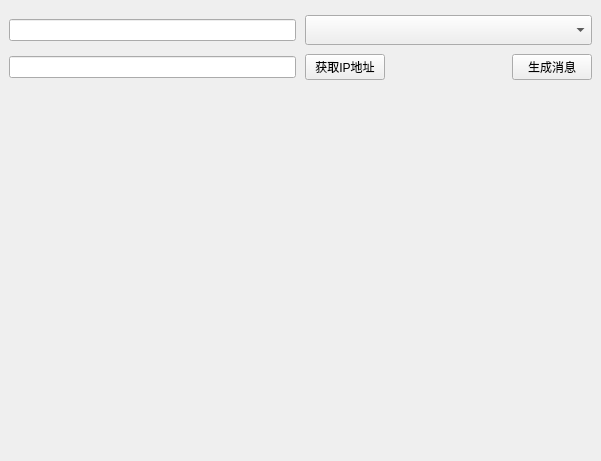
<?xml version="1.0" encoding="UTF-8"?>
<ui version="4.0">
 <class>Components</class>
 <widget class="QWidget" name="Components">
  <property name="geometry">
   <rect>
    <x>0</x>
    <y>0</y>
    <width>601</width>
    <height>461</height>
   </rect>
  </property>
  <property name="windowTitle">
   <string>Form</string>
  </property>
  <layout class="QVBoxLayout" name="verticalLayout">
   <property name="leftMargin">
    <number>0</number>
   </property>
   <property name="topMargin">
    <number>0</number>
   </property>
   <property name="rightMargin">
    <number>0</number>
   </property>
   <property name="bottomMargin">
    <number>0</number>
   </property>
   <item>
    <widget class="SiderBar" name="titleBar" native="true"/>
   </item>
   <item>
    <layout class="QGridLayout" name="gridLayout">
     <property name="leftMargin">
      <number>9</number>
     </property>
     <property name="topMargin">
      <number>9</number>
     </property>
     <property name="rightMargin">
      <number>9</number>
     </property>
     <property name="bottomMargin">
      <number>9</number>
     </property>
     <property name="spacing">
      <number>9</number>
     </property>
     <item row="0" column="0">
      <widget class="SearchEdit" name="searchEdit"/>
     </item>
     <item row="0" column="1">
      <widget class="ComboBox" name="comboBox">
       <property name="sizePolicy">
        <sizepolicy hsizetype="Maximum" vsizetype="Minimum">
         <horstretch>0</horstretch>
         <verstretch>0</verstretch>
        </sizepolicy>
       </property>
       <property name="minimumSize">
        <size>
         <width>0</width>
         <height>30</height>
        </size>
       </property>
       <property name="maximumSize">
        <size>
         <width>300</width>
         <height>16777215</height>
        </size>
       </property>
      </widget>
     </item>
     <item row="1" column="0">
      <widget class="IpEdit" name="ipEdit"/>
     </item>
     <item row="1" column="1">
      <layout class="QHBoxLayout" name="horizontalLayout">
       <item>
        <widget class="QPushButton" name="pushButton">
         <property name="text">
          <string>获取IP地址</string>
         </property>
        </widget>
       </item>
       <item>
        <spacer name="horizontalSpacer">
         <property name="orientation">
          <enum>Qt::Horizontal</enum>
         </property>
         <property name="sizeHint" stdset="0">
          <size>
           <width>40</width>
           <height>20</height>
          </size>
         </property>
        </spacer>
       </item>
       <item>
        <widget class="QPushButton" name="msgBtn">
         <property name="text">
          <string>生成消息</string>
         </property>
        </widget>
       </item>
      </layout>
     </item>
    </layout>
   </item>
   <item>
    <spacer name="verticalSpacer">
     <property name="orientation">
      <enum>Qt::Vertical</enum>
     </property>
     <property name="sizeHint" stdset="0">
      <size>
       <width>20</width>
       <height>40</height>
      </size>
     </property>
    </spacer>
   </item>
  </layout>
 </widget>
 <customwidgets>
  <customwidget>
   <class>SearchEdit</class>
   <extends>QLineEdit</extends>
   <header>searchedit.h</header>
  </customwidget>
  <customwidget>
   <class>IpEdit</class>
   <extends>QLineEdit</extends>
   <header>ipedit.h</header>
  </customwidget>
  <customwidget>
   <class>ComboBox</class>
   <extends>QComboBox</extends>
   <header>combobox.h</header>
  </customwidget>
  <customwidget>
   <class>SiderBar</class>
   <extends>QWidget</extends>
   <header>siderbar.h</header>
   <container>1</container>
  </customwidget>
 </customwidgets>
 <resources/>
 <connections/>
</ui>
